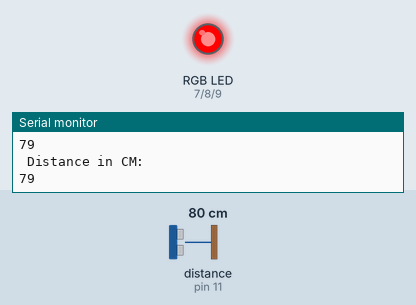
The sketch below on a simulated Arduino Uno, built with avr-gcc and run on an emulated ATmega328P. Shown: an RGB LED mixed from three pins (HIGH = lit), the last lines printed to the serial monitor. Wiring (inferred from the names in the program): ultrasonic range finder: trigger pin 12; echo pin 11. The test bench sets the inputs (shaded band); at power-on: distance to the obstacle (sensor on pin 11) 80 cm. The echo pulse lasts 58.3 µs per cm; pins used as bus, display or sensor lines are not drawn.

Above: at 2.3 s.
2.4 s: distance to the obstacle (sensor on pin 11) set to 100 cm
4.7 s: distance to the obstacle (sensor on pin 11) set to 106 cm
At 7.4 s:
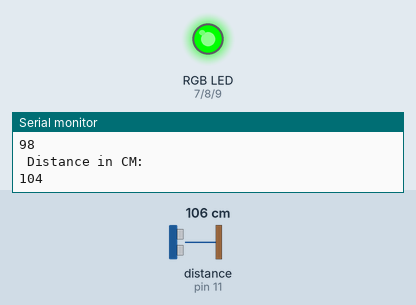
8.0 s: distance to the obstacle (sensor on pin 11) set to 2 cm
At 10.1 s:
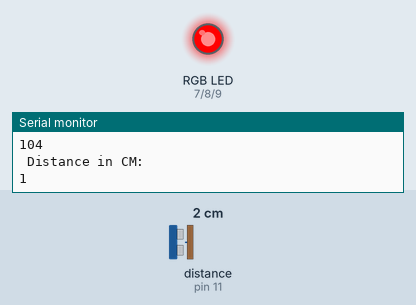
11.0 s: distance to the obstacle (sensor on pin 11) set to 120 cm
At 13.9 s:
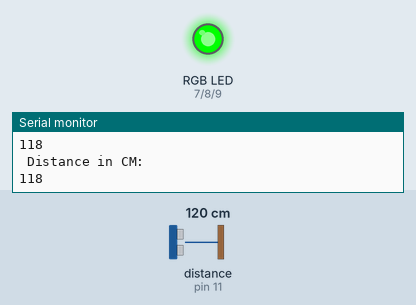
Timing chart, 0 to 15.0 s (numbered marks = the images above; inputs shaded):
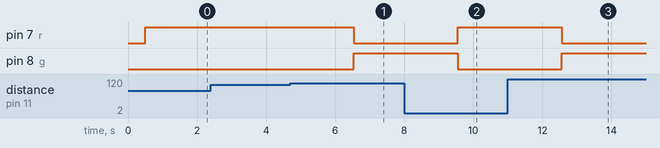

The sketch:

Code003.ino
```cpp
/*This code explains the working of Automatic Traffic control display for a two cross road
 * Uses RGB LED and distance sensor. Based on distance of vehicle, led color varies
 */

#define trigPin 12
#define echoPin 11
int r = 7;
int g = 8;
int b = 9;
int timetaken, dist;

void setup() {
  Serial.begin (9600);
  pinMode(trigPin, OUTPUT);
  pinMode(echoPin, INPUT);
  pinMode(r, OUTPUT);
  pinMode(g, OUTPUT);
  pinMode(b, OUTPUT);
}

void loop() {

  digitalWrite(trigPin, HIGH);
  delayMicroseconds(1000);
  digitalWrite(trigPin, LOW);
  timetaken = pulseIn(echoPin, HIGH);
  dist = (timetaken / 2) * 0.034049 ;
  if (dist >= 300 || dist <= 0) {
    Serial.print("Out Of Range");
  }
  else {

    Serial.println("\n Distance in CM: ");

    Serial.print( dist);

  }
  delay(500);

  if (dist <= 100) {
    blinkred();
  }
  else if (dist >= 101 && dist <= 200) {
    blinkblue();
  }
  else {
    blinkgreen();
  }
}

void blinkred() {

  digitalWrite(r, HIGH);    // turn the LED ON
  digitalWrite(g, LOW);
  digitalWrite(b, LOW);
  delay(1000);
}

void blinkblue() {

  digitalWrite(r, LOW);    // turn the LED on
  digitalWrite(g, HIGH);
  digitalWrite(b, LOW);
  delay(1000);
}

void blinkgreen() {

  digitalWrite(r, LOW);    // turn the LED ON
  digitalWrite(g, HIGH);
  digitalWrite(b, LOW);
  delay(1000);
}
```

Measured:
- the behaviour switches between 102 and 103 cm on distance to the obstacle (sensor on pin 11) (found by bisection; images 0 and 1)
- after the input at 4.7 s, pin 7 (r): HIGH → LOW after 1.8 s; pin 8 (g): LOW → HIGH after 1.8 s
- after the input at 8.0 s, pin 7 (r): LOW → HIGH after 1.5 s; pin 8 (g): HIGH → LOW after 1.5 s
- after the input at 11.0 s, pin 7 (r): HIGH → LOW after 1.6 s; pin 8 (g): LOW → HIGH after 1.6 s
